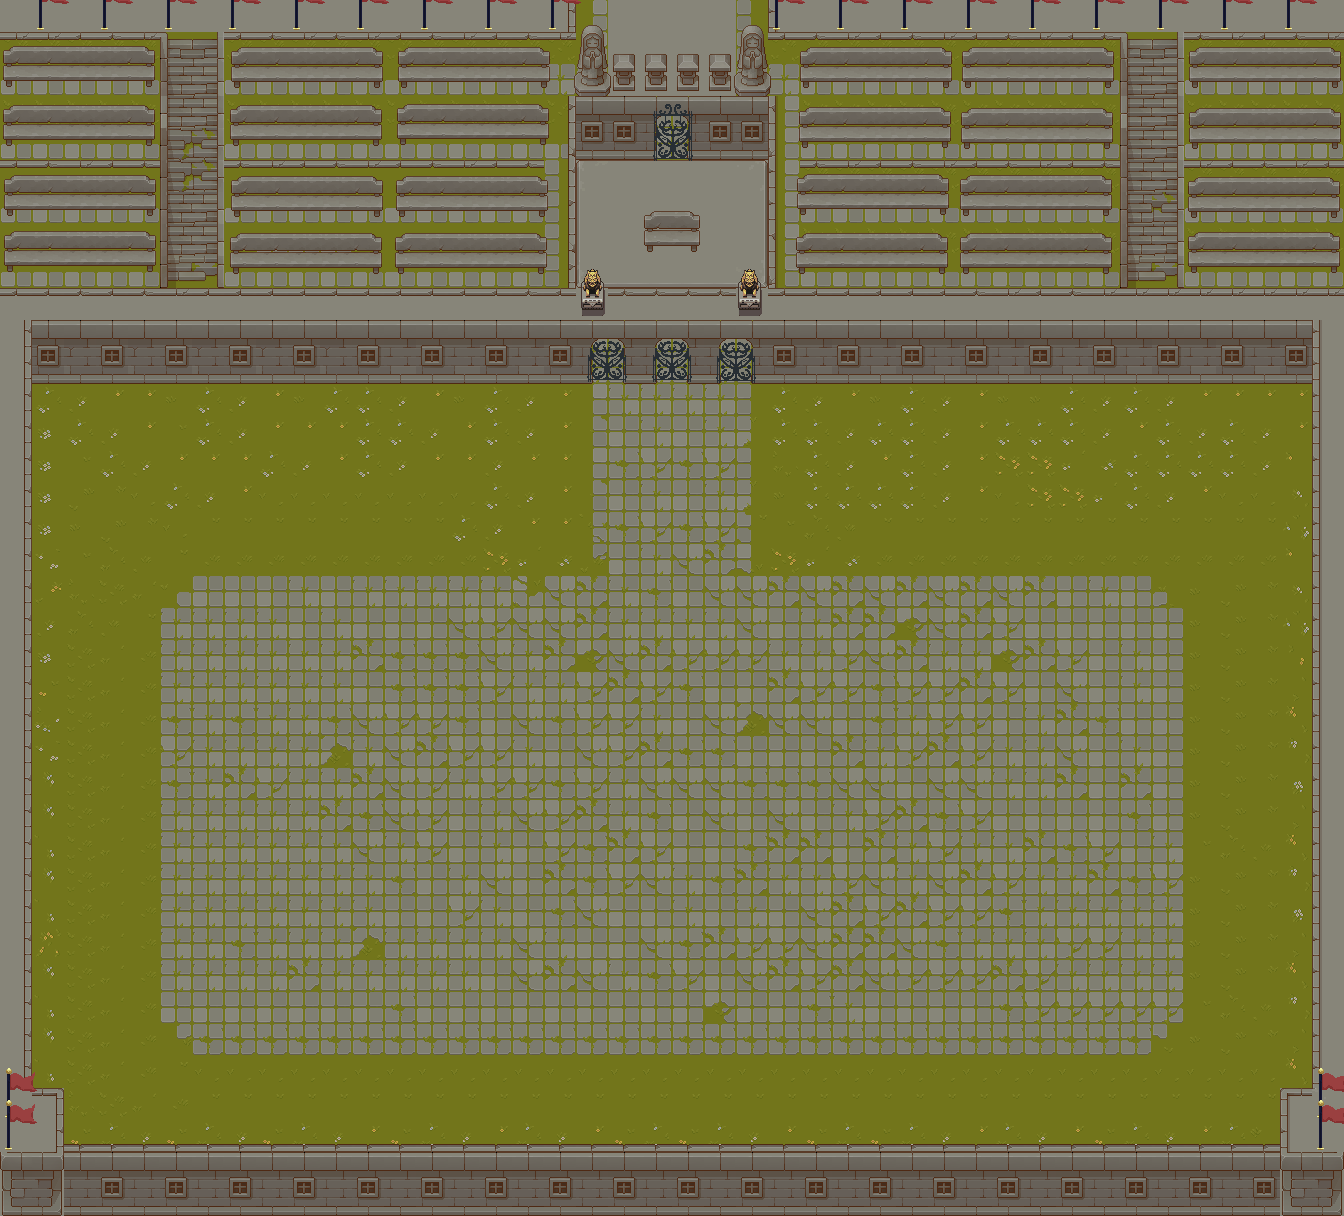

Tiled map render using the project's own tile images. Description and the map definition, with tile-layer contents summarised, below:
An orthogonal 42x38 tile map with 32x32 px tiles, 2 tile layers (BaseLayer, Environment), 4 tilesets and 192 objects (Top, Right, Left, Bottom, BottomL, ...).

<map version="1.9" tiledversion="1.9.2" orientation="orthogonal" renderorder="right-down" width="42" height="38" tilewidth="32" tileheight="32" infinite="0" nextlayerid="9" nextobjectid="253">
 <tileset firstgid="1" source="tsx/Base.tsx" />
 <tileset firstgid="2" source="tsx/Flag.tsx" />
 <tileset firstgid="7" source="tsx/King.tsx" />
 <tileset firstgid="19" source="tsx/People.tsx" />
 <layer id="1" name="BaseLayer" width="42" height="38">
  <data>[1596 cells, 1 non-empty, 1 distinct tile ids]</data>
 </layer>
 <objectgroup id="7" name="People">
  <object id="5" gid="19" x="799" y="283" width="34" height="54" />
  <object id="7" gid="19" x="840" y="156" width="34" height="54" />
  <object id="8" gid="19" x="897" y="155" width="34" height="54" />
  <object id="9" gid="19" x="1086" y="92" width="34" height="54" />
  <object id="87" gid="19" x="1233" y="92" width="34" height="54" />
  <object id="88" gid="19" x="1313" y="155" width="34" height="54" />
  <object id="89" gid="19" x="1220" y="281" width="34" height="54" />
  <object id="10" gid="19" x="809" y="93" width="34" height="54" />
  <object id="11" gid="19" x="503" y="149" width="34" height="54" />
  <object id="12" gid="19" x="389" y="221" width="34" height="54" />
  <object id="13" gid="19" x="229" y="92" width="34" height="54" />
  <object id="112" gid="19" x="43" y="89" width="34" height="54" />
  <object id="14" gid="23" x="838" y="282" width="34" height="52" />
  <object id="15" gid="23" x="798" y="219" width="34" height="52" />
  <object id="16" gid="23" x="879" y="152" width="34" height="52" />
  <object id="17" gid="23" x="1050" y="93" width="34" height="52" />
  <object id="21" gid="23" x="1037" y="152" width="34" height="52" />
  <object id="22" gid="23" x="505" y="276" width="34" height="52" />
  <object id="96" gid="23" x="49" y="281" width="34" height="52" />
  <object id="23" gid="23" x="289" y="217" width="34" height="52" />
  <object id="24" gid="23" x="269" y="91" width="34" height="52" />
  <object id="25" gid="23" x="316" y="152" width="34" height="52" />
  <object id="26" gid="23" x="354" y="278" width="34" height="52" />
  <object id="27" gid="23" x="241" y="277" width="34" height="52" />
  <object id="28" gid="23" x="1081" y="279" width="34" height="52" />
  <object id="29" gid="27" x="1038" y="280" width="36" height="52" />
  <object id="30" gid="27" x="1083" y="220" width="36" height="52" />
  <object id="31" gid="27" x="921" y="95" width="36" height="52" />
  <object id="33" gid="27" x="956" y="152" width="36" height="52" />
  <object id="91" gid="27" x="1276" y="153" width="36" height="52" />
  <object id="92" gid="27" x="1258" y="281" width="36" height="52" />
  <object id="93" gid="27" x="1275" y="92" width="36" height="52" />
  <object id="34" gid="27" x="895" y="220" width="36" height="52" />
  <object id="35" gid="27" x="502" y="221" width="36" height="52" />
  <object id="95" gid="27" x="120" y="279" width="36" height="52" />
  <object id="37" gid="27" x="504" y="88" width="36" height="52" />
  <object id="38" gid="27" x="338" y="87" width="36" height="52" />
  <object id="39" gid="27" x="277" y="153" width="36" height="52" />
  <object id="100" gid="27" x="22" y="219" width="36" height="52" />
  <object id="40" gid="27" x="277" y="276" width="36" height="52" />
  <object id="41" gid="31" x="1000" y="280" width="34" height="50" />
  <object id="42" gid="31" x="1048" y="217" width="34" height="50" />
  <object id="85" gid="31" x="1201" y="222" width="36" height="51" />
  <object id="43" gid="31" x="881" y="280" width="34" height="50" />
  <object id="44" gid="31" x="874" y="224" width="34" height="50" />
  <object id="45" gid="31" x="467" y="221" width="34" height="50" />
  <object id="46" gid="31" x="390" y="277" width="34" height="50" />
  <object id="98" gid="31" x="85" y="217" width="34" height="50" />
  <object id="47" gid="31" x="348" y="152" width="34" height="50" />
  <object id="48" gid="31" x="326" y="217" width="34" height="50" />
  <object id="49" gid="31" x="250" y="214" width="34" height="50" />
  <object id="58" gid="24" x="975" y="220" width="35" height="52" />
  <object id="59" gid="24" x="887" y="96" width="35" height="52" />
  <object id="60" gid="24" x="972" y="96" width="35" height="52" />
  <object id="61" gid="24" x="1315" y="95" width="35" height="52" />
  <object id="62" gid="24" x="1202" y="154" width="35" height="52" />
  <object id="63" gid="24" x="1311" y="224" width="35" height="52" />
  <object id="64" gid="24" x="1183" y="284" width="35" height="52" />
  <object id="65" gid="24" x="470" y="88" width="35" height="52" />
  <object id="66" gid="24" x="390" y="150" width="35" height="52" />
  <object id="67" gid="24" x="431" y="221" width="35" height="52" />
  <object id="68" gid="24" x="120" y="153" width="35" height="52" />
  <object id="70" gid="24" x="82" y="281" width="35" height="52" />
  <object id="72" gid="32" x="394" y="91" width="36" height="53" />
  <object id="73" gid="32" x="303" y="90" width="36" height="53" />
  <object id="74" gid="32" x="845" y="96" width="36" height="53" />
  <object id="75" gid="32" x="816" y="218" width="36" height="53" />
  <object id="76" gid="32" x="916" y="153" width="36" height="53" />
  <object id="77" gid="32" x="1011" y="97" width="36" height="53" />
  <object id="79" gid="32" x="919" y="281" width="36" height="53" />
  <object id="80" gid="28" x="997" y="154" width="35" height="56" />
  <object id="90" gid="28" x="1238" y="154" width="35" height="56" />
  <object id="81" gid="28" x="1196" y="93" width="38" height="56" />
  <object id="82" gid="28" x="430" y="91" width="38" height="56" />
  <object id="84" gid="28" x="430" y="276" width="38" height="56" />
  <object id="97" gid="28" x="7" y="279" width="38" height="56" />
  <object id="101" gid="21" x="81" y="151" width="36" height="54" />
  <object id="104" gid="29" x="59" y="152" width="34" height="53" />
  <object id="105" gid="29" x="119" y="93" width="34" height="53" />
  <object id="106" gid="29" x="859" y="158" width="34" height="53" />
  <object id="107" gid="29" x="467" y="148" width="34" height="53" />
  <object id="108" gid="33" x="4" y="90" width="35" height="53" />
  <object id="109" gid="33" x="239" y="150" width="35" height="53" />
  <object id="110" gid="25" x="18" y="150" width="38" height="57" />
  <object id="111" gid="25" x="84" y="94" width="35" height="54" />
  <object id="113" gid="21" x="1276" y="220" width="36" height="52" />
  <object id="126" gid="23" x="340.5" y="219" width="34" height="52" />
  <object id="127" gid="31" x="225.5" y="220" width="34" height="50" />
  <object id="128" gid="28" x="265.5" y="219" width="38" height="56" />
  <object id="129" gid="20" x="308.5" y="219" width="37" height="52" />
  <object id="130" gid="19" x="221.5" y="274" width="34" height="54" />
  <object id="131" gid="27" x="330.5" y="274" width="36" height="52" />
  <object id="132" gid="31" x="295.5" y="274" width="34" height="50" />
  <object id="133" gid="24" x="259.5" y="274" width="35" height="52" />
  <object id="134" gid="19" x="522.5" y="275" width="34" height="54" />
  <object id="135" gid="24" x="409.5" y="281" width="35" height="52" />
  <object id="136" gid="32" x="449.5" y="273" width="36" height="53" />
  <object id="137" gid="29" x="488.5" y="274" width="34" height="53" />
  <object id="142" gid="27" x="520.5" y="145.5" width="36" height="52" />
  </objectgroup>
 <objectgroup id="5" name="King">
  <!-- 9 objects omitted --></objectgroup>
 <layer id="4" name="Environment" width="42" height="38">
  <data>[1596 cells, 22 non-empty, 1 distinct tile ids]</data>
 </layer>
 <objectgroup id="8" name="Collision">
  <!-- 6 objects omitted --></objectgroup>
</map>
<!-- 93 of 192 objects omitted -->
